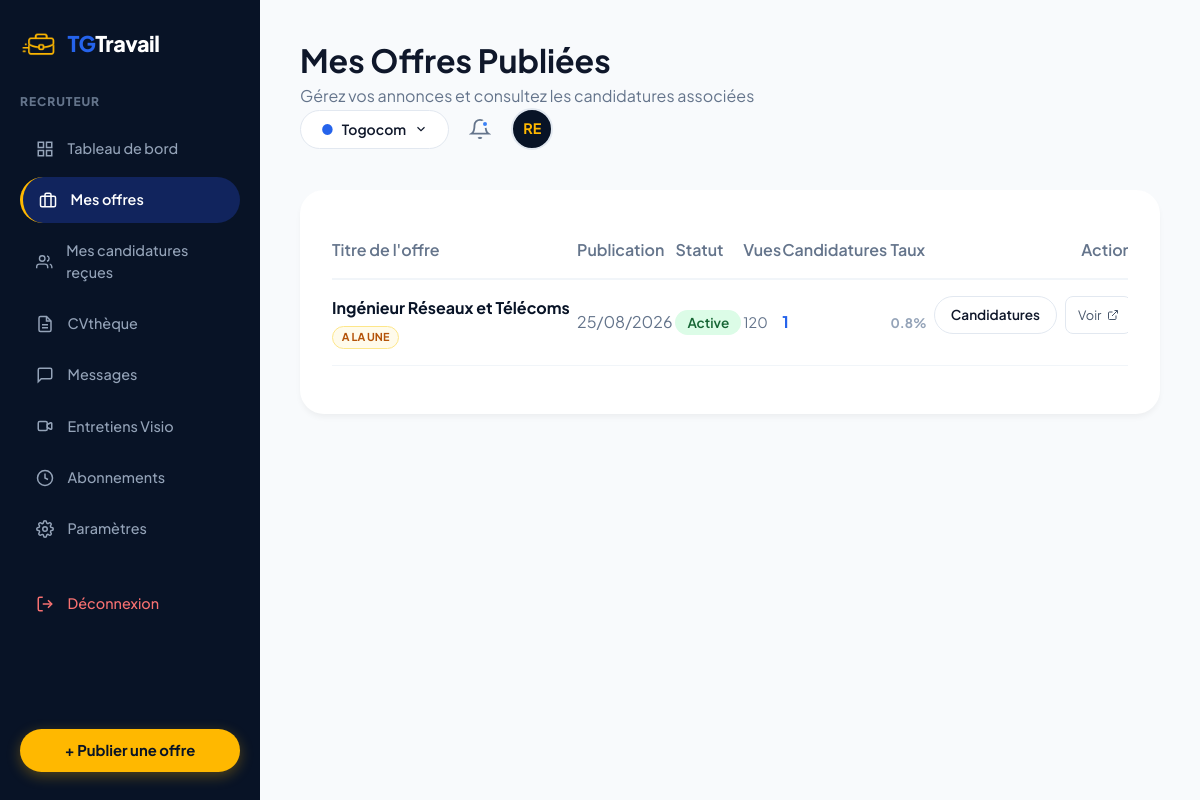
The page /siteweb/recruteur/mes-offres.php (signed in) on the database its author committed.
### tables this page shows
CREATE TABLE `companies` (
  `id` int(11) NOT NULL AUTO_INCREMENT,
  `user_id` int(11) NOT NULL,
  `nom` varchar(150) NOT NULL,
  `secteur` varchar(100) NOT NULL,
  `ville` varchar(100) NOT NULL DEFAULT 'Lomé',
  `adresse` varchar(255) DEFAULT NULL,
  `telephone` varchar(30) DEFAULT NULL,
  `email` varchar(191) DEFAULT NULL,
  `logo` varchar(255) DEFAULT NULL,
  `description` text,
  `rccm` varchar(100) DEFAULT NULL,
  `verifie` tinyint(1) NOT NULL DEFAULT '0',
  `created_at` timestamp NOT NULL DEFAULT CURRENT_TIMESTAMP,
  `site_web` varchar(255) DEFAULT NULL,
  `type_entite` enum('entreprise','particulier') DEFAULT 'entreprise',
  `cni_document` varchar(255) DEFAULT NULL,
  `statut_validation` enum('en_attente','valide','rejete','a_completer') DEFAULT 'en_attente',
  `motif_rejet` text,
  `subscription_plan` enum('gratuit','basique','premium') DEFAULT 'gratuit',
  `subscription_end` datetime DEFAULT NULL,
  `job_credits` int(11) DEFAULT '0',
  PRIMARY KEY (`id`),
  KEY `user_id` (`user_id`),
  CONSTRAINT `companies_ibfk_1` FOREIGN KEY (`user_id`) REFERENCES `users` (`id`) ON DELETE CASCADE
);

CREATE TABLE `users` (
  `id` int(11) NOT NULL AUTO_INCREMENT,
  `nom` varchar(150) NOT NULL,
  `email` varchar(191) NOT NULL,
  `password` varchar(255) NOT NULL,
  `role` enum('candidat','recruteur','admin') NOT NULL DEFAULT 'candidat',
  `admin_level` enum('superadmin','moderator') DEFAULT 'superadmin',
  `telephone` varchar(30) DEFAULT NULL,
  `avatar` varchar(255) DEFAULT NULL,
  `statut_compte` enum('actif','suspendu','en_attente') NOT NULL DEFAULT 'actif',
  `created_at` timestamp NOT NULL DEFAULT CURRENT_TIMESTAMP,
  `updated_at` timestamp NOT NULL DEFAULT CURRENT_TIMESTAMP ON UPDATE CURRENT_TIMESTAMP,
  PRIMARY KEY (`id`),
  UNIQUE KEY `email` (`email`)
);

CREATE TABLE `jobs` (
  `id` int(11) NOT NULL AUTO_INCREMENT,
  `company_id` int(11) NOT NULL,
  `titre` varchar(191) NOT NULL,
  `categorie` varchar(100) NOT NULL,
  `type_contrat` varchar(50) NOT NULL,
  `lieu` varchar(100) NOT NULL DEFAULT 'Lomé',
  `mode_travail` varchar(50) NOT NULL DEFAULT 'Sur site',
  `experience_requise` varchar(50) NOT NULL DEFAULT '2-4 ans',
  `salaire_min` int(11) NOT NULL DEFAULT '150000',
  `salaire_max` int(11) NOT NULL DEFAULT '250000',
  `description` text NOT NULL,
  `missions` text,
  `profil_recherche` text,
  `competences_requises` text,
  `date_limite` date DEFAULT NULL,
  `pack` enum('simple','alaune') NOT NULL DEFAULT 'simple',
  `statut` enum('active','en_attente','refusee','expiree','ouverte','suspendue') DEFAULT 'active',
  `motif_rejet` text,
  `vues_count` int(11) NOT NULL DEFAULT '0',
  `candidatures_count` int(11) NOT NULL DEFAULT '0',
  `created_at` timestamp NOT NULL DEFAULT CURRENT_TIMESTAMP,
  `updated_at` timestamp NOT NULL DEFAULT CURRENT_TIMESTAMP ON UPDATE CURRENT_TIMESTAMP,
  `boosted_until` datetime DEFAULT NULL,
  `featured_until` datetime DEFAULT NULL,
  `push_sent_at` datetime DEFAULT NULL,
  PRIMARY KEY (`id`),
  KEY `company_id` (`company_id`),
  CONSTRAINT `jobs_ibfk_1` FOREIGN KEY (`company_id`) REFERENCES `companies` (`id`) ON DELETE CASCADE
);

### siteweb/includes/auth.php (called while the page is built, shortened)
<?php
function isLoggedIn(): bool {
    return isset($_SESSION['user_id']);
}
function getCurrentUserId(): int {
    return (int)$_SESSION['user_id'];
}
function getCurrentUser(): ?array {
    $userId = getCurrentUserId();
    $db = getDB();
    $stmt = $db->prepare("SELECT * FROM users WHERE id = ?");
    $stmt->execute([$userId]);
    return $stmt->fetch() ?: null;
}

### siteweb/recruteur/mes-offres.php (the view, shortened to what this page needs)
<?php
require_once __DIR__ . '/../includes/auth.php';
$db = getDB();
$companyId = getCurrentCompanyId();
$stmtComp = $db->prepare("SELECT nom, logo FROM companies WHERE id = ?");;
$stmtComp->execute([$companyId]);
$company = $stmtComp->fetch();
$companyName = $company['nom'] ?? 'Mon Entreprise';
$companyLogo = $company['logo'] ?? null;
$stmtJobs = $db->prepare("
    SELECT j.*,
           (SELECT COUNT(id) FROM applications WHERE job_id = j.id) as candidatures_real,
           j.pack,
           j.date_limite
    FROM jobs j
    WHERE j.company_id = ?
    ORDER BY j.created_at DESC
");
$stmtJobs->execute([$companyId]);
$jobs = $stmtJobs->fetchAll();
require_once __DIR__ . '/../includes/header.php';
?>
<div class="dashboard-wrapper">
  <?php require __DIR__ . '/../includes/recruiter_sidebar.php'; ?>
  <main class="dashboard-content-main">
    <div class="dashboard-top-nav" style="margin-bottom: 2.5rem;">
      <div class="dashboard-header-left" style="display:flex; align-items:center; gap:1rem;">
        <div>
        <h1 class="dashboard-title">Mes Offres Publiées</h1>
        <p class="dashboard-subtitle" style="color: #64748B;">Gérez vos annonces et consultez les candidatures associées</p>
      </div>
      </div>
      <div style="display: flex; align-items: center; gap: 1.25rem;">
        <div class="company-selector-dropdown">
          <span style="color:#2563EB;">●</span>
          <span><?= htmlspecialchars($companyName) ?></span>
          <svg width="14" height="14" viewBox="0 0 24 24" fill="none" stroke="currentColor" stroke-width="2"><polyline points="6 9 12 15 18 9"></polyline></svg>
        </div>
        <a href="../pages/notifications.php" style="position:relative; color:var(--text-muted); display:flex;" title="Notifications">
          <svg width="22" height="22" viewBox="0 0 24 24" fill="none" stroke="currentColor" stroke-width="2"><path d="M18 8A6 6 0 0 0 6 8c0 7-3 9-3 9h18s-3-2-3-9"></path><path d="M13.73 21a2 2 0 0 1-3.46 0"></path></svg>
          <span style="position:absolute; top:2px; right:2px; width:8px; height:8px; background:#3B82F6; border-radius:50%; border:2px solid #F8FAFC;"></span>
        </a>
        <a href="../recruteur/parametres.php" title="Paramètres" style="display:flex;">
          <?php if (!empty($companyLogo) && file_exists(__DIR__ . '/' . $companyLogo)): ?>
            <img src="<?= htmlspecialchars($companyLogo) ?>" alt="Logo" style="width:42px; height:42px; border-radius:50%; object-fit:cover; border:2px solid #E2E8F0;">
          <?php else: ?>
            <div style="width:42px; height:42px; border-radius:50%; background:#081326; color:#FFB800; display:flex; align-items:center; justify-content:center; font-weight:700; font-size:0.9rem; text-transform:uppercase; border:2px solid #E2E8F0;">
              <?= htmlspecialchars(strtoupper(substr($user['nom'], 0, 2))) ?>
            </div>
          <?php endif; ?>
        </a>
      </div>
    </div>
    <div class="card" style="background: #FFF; border-radius: 24px; padding: 2rem; box-shadow: 0 4px 6px -1px rgba(0,0,0,0.05);">
      <?php if (count($jobs) === 0): ?>
        <div style="text-align: center; padding: 3rem 0;">
          <p style="color: #64748B; margin-bottom: 1rem;">Vous n'avez publié aucune offre pour le moment.</p>
          <a href="../recruteur/publier-offre.php" class="btn-primary">+ Publier ma première offre</a>
        </div>
      <?php else: ?>
        <div style="overflow-x: auto; -webkit-overflow-scrolling: touch; padding-bottom: 1rem;">
          <table style="width: 100%; min-width: 800px; border-collapse: collapse; text-align: left;">
            <thead>
              <tr style="border-bottom: 2px solid #F1F5F9;">
                <th style="padding: 1rem 0; color: #64748B; font-weight: 600;">Titre de l'offre</th>
                <th style="padding: 1rem 0; color: #64748B; font-weight: 600;">Publication</th>
                <th style="padding: 1rem 0; color: #64748B; font-weight: 600;">Statut</th>
                <th style="padding: 1rem 0; color: #64748B; font-weight: 600;">Vues</th>
                <th style="padding: 1rem 0; color: #64748B; font-weight: 600;">Candidatures</th>
                <th style="padding: 1rem 0; color: #64748B; font-weight: 600;">Taux</th>
                <th style="padding: 1rem 0; color: #64748B; font-weight: 600; text-align: right;">Action</th>
              </tr>
            </thead>
            <tbody>
              <?php foreach ($jobs as $j):
                $isFeatured = ($j['pack'] === 'alaune');
                $vues       = (int)($j['vues_count'] ?? 0);
                $apps       = (int)($j['candidatures_real'] ?? $j['candidatures_count'] ?? 0);
                $taux       = $vues > 0 ? round($apps / $vues * 100, 1) : 0;
              ?>
                <tr style="border-bottom: 1px solid #F1F5F9; transition:background 0.15s;" onmouseover="this.style.background='#F8FAFC'" onmouseout="this.style.background=''">
                  <td style="padding: 1rem 0;">
                    <div style="font-weight: 700; color: #081326; margin-bottom: 0.35rem;"><?= htmlspecialchars($j['titre']) ?></div>
                    <div style="display:flex; gap:0.4rem; flex-wrap:wrap;">
                      <?php if ($isFeatured): ?>
                        <span style="background:#FFFBEB; color:#B45309; font-size:0.68rem; font-weight:700; padding:0.15rem 0.55rem; border-radius:99px; border:1px solid #FDE68A;">A LA UNE</span>
                      <?php endif; ?>
                    </div>
                  </td>
                  <td style="padding: 1rem 0; color: #64748B;">
                    <?= date('d/m/Y', strtotime($j['created_at'])) ?>
                  </td>
                  <td style="padding: 1rem 0;">
                    <?php if ($j['statut'] === 'active'): ?>
                      <span style="background: #DCFCE7; color: #166534; padding: 0.25rem 0.75rem; border-radius: 99px; font-size: 0.85rem; font-weight: 600;">Active</span>
                    <?php elseif ($j['statut'] === 'en_attente'): ?>
                      <span style="background: #FEF3C7; color: #B45309; padding: 0.25rem 0.75rem; border-radius: 99px; font-size: 0.85rem; font-weight: 600;">En attente</span>
                    <?php elseif ($j['statut'] === 'refusee'): ?>
                      <span style="background: #FEF2F2; color: #DC2626; padding: 0.25rem 0.75rem; border-radius: 99px; font-size: 0.85rem; font-weight: 600;">Refusée</span>
                    <?php else: ?>
                      <span style="background: #F1F5F9; color: #475569; padding: 0.25rem 0.75rem; border-radius: 99px; font-size: 0.85rem; font-weight: 600;"><?= ucfirst($j['statut']) ?></span>
                    <?php endif; ?>
                  </td>
                  <td style="padding: 1rem 0; color: #64748B; font-size:0.9rem;"><?= number_format($vues) ?></td>
                  <td style="padding: 1rem 0; font-weight: 700; color: #2563EB;"><?= $apps ?></td>
                  <td style="padding: 1rem 0;">
                    <?php
                      $tauxColor = $taux >= 5 ? '#059669' : ($taux >= 1 ? '#D97706' : '#94A3B8');
                    ?>
                    <span style="font-size:0.82rem; font-weight:700; color:<?= $tauxColor ?>"><?= $taux ?>%</span>
                  </td>
                  <td style="padding: 1rem 0; text-align: right; display:flex; gap:0.5rem; justify-content:flex-end;">
                    <a href="job_id=<?= $j['id'] ?>" class="btn-outline" style="padding: 0.5rem 1rem; font-size: 0.85rem;">Candidatures</a>
                    <a href="id=<?= $j['id'] ?>" target="_blank" style="display:inline-flex; align-items:center; gap:0.35rem; padding:0.5rem 0.75rem; border-radius:8px; border:1px solid #E2E8F0; color:#475569; font-size:0.8rem; text-decoration:none;">
                      Voir <svg width="12" height="12" viewBox="0 0 24 24" fill="none" stroke="currentColor" stroke-width="2"><path d="M18 13v6a2 2 0 0 1-2 2H5a2 2 0 0 1-2-2V8a2 2 0 0 1 2-2h6"></path><polyline points="15 3 21 3 21 9"></polyline><line x1="10" y1="14" x2="21" y2="3"></line></svg>
                    </a>
                  </td>
                </tr>
              <?php endforeach; ?>
            </tbody>
          </table>
        </div>
      <?php endif; ?>
    </div>
  </main>
</div>
<?php require_once __DIR__ . '/../includes/footer.php'; ?>

### siteweb/css/style.css (style rules this page uses)
:root { --color-primary-dark: #081326; --color-primary-navy: #0C1E3C; --color-primary-blue: #1E40AF; --color-primary-hover: #1D4ED8; --color-accent-yellow: #FFB800; --color-accent-yellow-hover: #E5A500; --color-accent-orange: #F97316; --bg-page: #F8FAFC; --bg-surface: #FFFFFF; --bg-surface-secondary: #F1F5F9; --border-light: #E2E8F0; --border-subtle: #F1F5F9; --text-main: #0F172A; --text-muted: #64748B; --text-light: #94A3B8; --status-green-bg: #ECFDF5; --status-green-text: #059669; --status-green-border: #A7F3D0; --status-blue-bg: #EFF6FF; --status-blue-text: #2563EB; --status-purple-bg: #FAF5FF; --status-purple-text: #9333EA; --status-orange-bg: #FFFBEB; --status-orange-text: #D97706; --status-red-bg: #FEF2F2; --status-red-text: #DC2626; --font-family: 'Plus Jakarta Sans', 'Outfit', system-ui, -apple-system, sans-serif; --radius-sm: 8px; --radius-md: 12px; --radius-lg: 16px; --radius-xl: 24px; --radius-pill: 9999px; --shadow-sm: 0 1px 2px 0 rgba(0, 0, 0, 0.05); --shadow-md: 0 4px 6px -1px rgba(0, 0, 0, 0.08), 0 2px 4px -1px rgba(0, 0, 0, 0.04); --shadow-lg: 0 10px 15px -3px rgba(0, 0, 0, 0.08), 0 4px 6px -2px rgba(0, 0, 0, 0.03); --shadow-card: 0 10px 30px -10px rgba(0, 0, 0, 0.06); --shadow-dropdown: 0 20px 25px -5px rgba(0, 0, 0, 0.1), 0 10px 10px -5px rgba(0, 0, 0, 0.04); --max-width: 1240px; }
*, *::before, *::after { box-sizing: border-box; margin: 0; padding: 0; }
body { font-family: var(--font-family); background-color: var(--bg-page); color: var(--text-main); line-height: 1.5; -webkit-font-smoothing: antialiased; min-height: 100vh; display: flex; flex-direction: column; }
a { color: inherit; text-decoration: none; }
.btn-outline { border: 1px solid var(--border-light); background-color: var(--bg-surface); color: var(--text-main); font-weight: 600; font-size: 0.9rem; padding: 0.6rem 1.2rem; border-radius: var(--radius-pill); transition: all 0.2s ease; }
.dashboard-wrapper { display: flex; min-height: 100vh; background-color: var(--bg-body); }
body.role-recruteur .dashboard-wrapper { min-height: 100vh; }
.dashboard-content-main { flex: 1; padding: 2.25rem 2.5rem; overflow-y: auto; }
.company-selector-dropdown { background-color: var(--bg-surface); border: 1px solid var(--border-light); border-radius: var(--radius-pill); padding: 0.5rem 1.25rem; font-size: 0.875rem; font-weight: 600; display: flex; align-items: center; gap: 0.5rem; cursor: pointer; }

### rows shown on the page
companies: nom "Togocom"
users: nom "RE"
jobs: titre "Ingénieur Réseaux et Télécoms", pack "A LA UNE", created_at "25/08/2026", statut "Active", vues_count "120", apps "1", taux "0.8"
